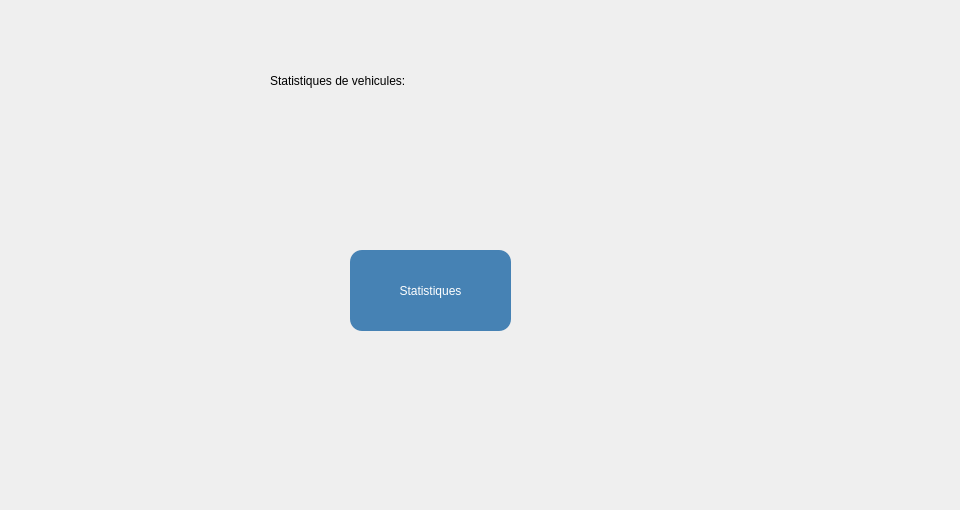
      <widget class="QWidget" name="tabStats">
       <attribute name="title">
        <string>Statistiques</string>
       </attribute>
       <widget class="QLabel" name="label_109">
        <property name="geometry">
         <rect>
          <x>20</x>
          <y>100</y>
          <width>261</width>
          <height>211</height>
         </rect>
        </property>
        <property name="text">
         <string/>
        </property>
        <property name="pixmap">
         <pixmap>../driving123 - Copie/Users/z/Downloads/20180115104702a29a23-Sans-titre-1-253x290.jpg</pixmap>
        </property>
       </widget>
       <widget class="QLabel" name="label_110">
        <property name="geometry">
         <rect>
          <x>300</x>
          <y>30</y>
          <width>651</width>
          <height>471</height>
         </rect>
        </property>
        <property name="text">
         <string/>
        </property>
        <property name="pixmap">
         <pixmap>../driving123 - Copie/Users/z/Downloads/diagrame.png</pixmap>
        </property>
       </widget>
       <widget class="QPushButton" name="pushButton_statistiques_2">
        <property name="geometry">
         <rect>
          <x>350</x>
          <y>250</y>
          <width>161</width>
          <height>81</height>
         </rect>
        </property>
        <property name="styleSheet">
         <string notr="true">background-color: rgb(70, 130, 180);
font: 16pt &quot;Segoe UI&quot;;
font: 900 12pt &quot;Segoe UI&quot;;

    color: white;                /* لون النص */
    border-radius: 12px;         /* الحواف مدوّرة */
    padding: 8px 16px;
</string>
        </property>
        <property name="text">
         <string>Statistiques</string>
        </property>
       </widget>
       <widget class="QLabel" name="label_27">
        <property name="geometry">
         <rect>
          <x>270</x>
          <y>60</y>
          <width>351</width>
          <height>41</height>
         </rect>
        </property>
        <property name="styleSheet">
         <string notr="true">font: 20pt &quot;Segoe UI&quot;;
font: 900 20pt &quot;Segoe UI&quot;;

    color: noir;                /* لون النص */</string>
        </property>
        <property name="text">
         <string>Statistiques de vehicules:</string>
        </property>
       </widget>
      </widget>
